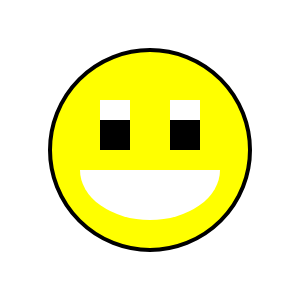
Frame 1 (no input)
Frame 60 (no input): identical to frame 1, image omitted
Frame 120 (the mouse pressed at the canvas centre since frame 60): identical to frame 1, image omitted

The p5.js sketch that drew this single still picture (run headless with seeded random() and noise() and a simulated clock; from frame 60 on, the mouse is pressed at the canvas centre):

// p5.js sketch
// ── sketch.js
function setup() {
  createCanvas(300, 300);

  background(500);
  fill(255,255,255);

  // yellow circle
  let c = color(255, 255, 0);
fill(c);
strokeWeight(4);
stroke(0,0,0);
  circle(150, 150, 200);

// mouth
  let f = color(255, 255, 255);
fill(f);
noStroke();
  ellipse(150, 170, 140, 100);
 
// mouth yellow rect
  let g = color(255, 255, 0);
  fill(g);
  noStroke();
  rect(70, 110, 160, 60);

// left white eye
  let a = color(255, 255, 255);
fill(a);
noStroke();
rect(100, 100, 30, 50);

// right white eye
let b = color(255, 255, 255);
fill(b);
noStroke();
rect(170, 100, 30, 50);

// left black eye
let d = color(0, 0, 0);
fill(d);
noStroke();
rect(100, 120, 30, 30);

// right black eye
let e = color(0, 0, 0);
fill(e);
noStroke();
rect(170, 120, 30, 30);



}

function draw() {

}
